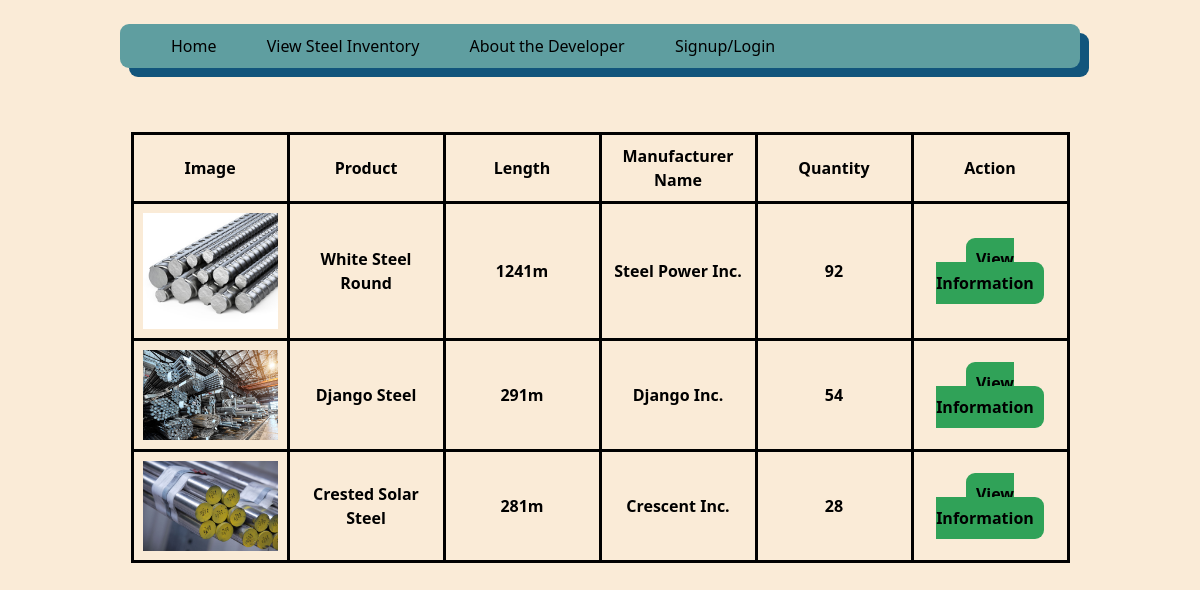
Page /Products on the earlier database version.
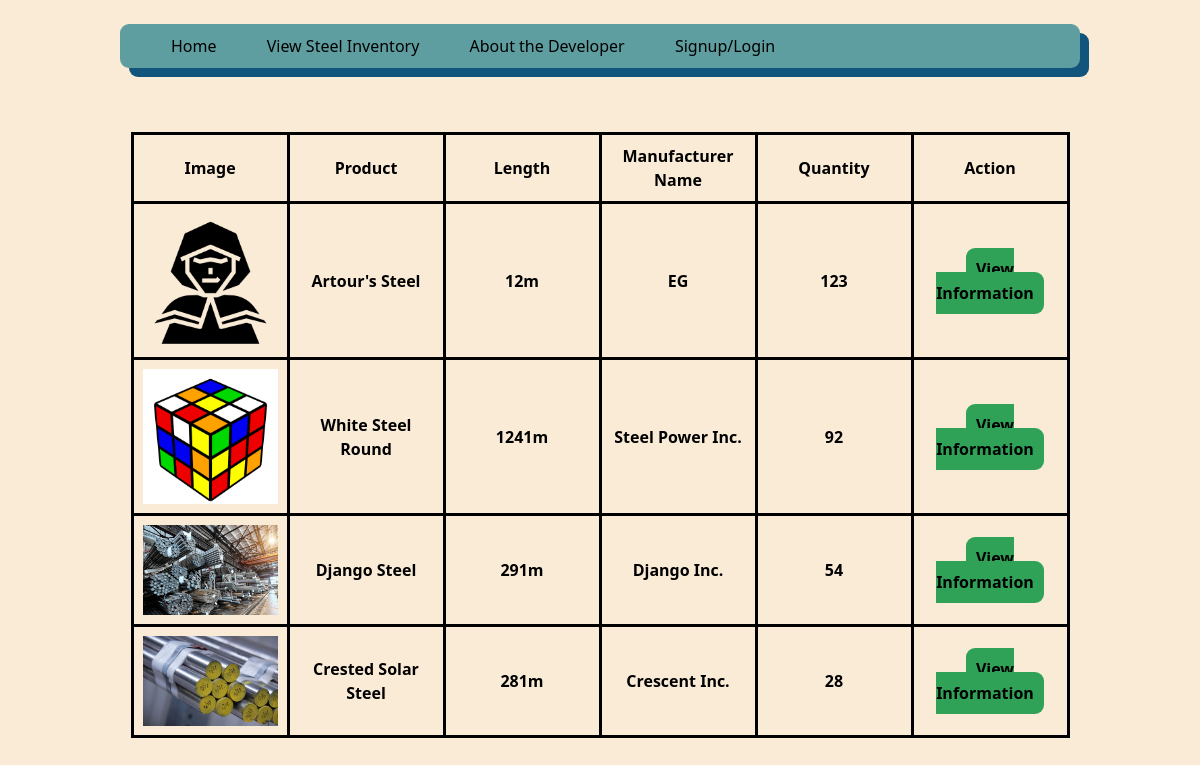
Same page on the later database version.
### Inventory/models.py (models this page shows, shortened)
class Product(models.Model): #Steels, not food
    objects = models.Manager()
    Name = models.CharField(max_length=200, unique=True)
    Image = models.ImageField(default=None, null= True, blank=True, upload_to="images/") #not have image if we dont have one, uploaded to images folder automatically
    Manufacturer = models.CharField(default=None, max_length=100)
    ManuLoc = models.CharField(default=None,max_length=255)
    Color = models.CharField(default=None, max_length=20)
    Measurement = models.CharField(default=None, max_length=30)
    Description = models.CharField(default=None, max_length=500)
    GrossWeight = models.CharField(default=None, max_length=40)
    Marks = models.CharField(default=None, null=True, max_length=300)
    Length = models.CharField(max_length=20)
    Cost = models.CharField(max_length=10) #declared value USD
    Stock = models.BigIntegerField(default=0)
    Contact = models.CharField(max_length=500)

### Inventory/views.py (the view)
# urls.py: path('Products',views.Products, name='Products'),
def Products(request):
    condition = ""
    User = Userperson.objects.all()
    P = Product.objects.filter(Stock__gte = 0).order_by('-Stock')
    if request.user.is_authenticated:
        condition = True
        if request.session.get('NAVIGATE') == "confirmorder" or request.session.get('NAVIGATE') == "confirmtrans":
            print('DELETED CACHE')
            request.session['Remarks'] = None
            request.session['productname'] = None
            request.session['OrderedPRem'] = None
            request.session['OrderPname'] = None
            request.session['manufacturer'] = None
            request.session['Order'] = None
        request.session['NAVIGATE'] = "products"
        return render(request, 'Inventory/products.html',{
            'C' : condition,
            'P':P,
            'User':User,
            'username' : request.session['user']
            })
    else:
        condition = False
        return render(request, 'Inventory/products.html',{
            'C' : condition,
            'P':P,
            'User':User,
            'url':settings.MEDIA_URL
            })

### Inventory/templates/Inventory/products.html (shortened to what this page needs)
{% extends 'Inventory/base.html' %}
{% load static %}
    {% block content %}
    <br>
    <table class="Frame w-[60vw]">
        <tr class="Header">
            <th> Image </th>
            <th> Product </th>
            <th> Length </th>
            <th> Manufacturer Name </th>
            <th> Quantity </th>
            <th> Action </th>
        </tr>
    {% if C == True %}
        {% for p in P %}
        <tr class="Header w-[25vw]">
            <th> <img src="{{ p.Image.url }}"> </th>
            <th> {{ p.Name }} </th>
            <th> {{ p.Length }} </th>
            <th> {{ p.Manufacturer }} </th>
            <th> {{ p.Stock }} </th>
            <th class="actions">
                  <a class="Button w-auto" href="{% url 'view' pk=p.pk %}"> View </a>
                  <a class="Button w-auto" href="{% url 'edit' pk=p.pk %}"> Edit Info </a>
            </th>
        </tr>
        {% endfor %}
    {% elif C == False %}
        {% for p in P %}
        <tr class="Header">
            <th> <img src="{{ p.Image.url }}"> </th>
            <th> {{ p.Name }} </th>
            <th> {{ p.Length }} </th>
            <th> {{ p.Manufacturer }} </th>
            <th> {{ p.Stock }} </th>
            <th> <a class="Button" href="{% url 'view' pk=p.pk %}" id="view"> View Information </a> </th>
        </tr>
        {% endfor %}
    {% endif %}
    </table>
    {% endblock %}

### Inventory/templates/Inventory/base.html (shortened to what this page needs)
{% load static %}
<!DOCTYPE html>
<html lang="en">
<head>
    <link rel="stylesheet" type="text/css" href="{%  static '/css/output2.css' %}">
    <link rel="stylesheet" type="text/css" href="{%  static '/css/output.css' %}">
</head>
<body>
    {% block header %}
    <br>
    <form method="POST">
        <div class="header">
            {% if C == True %}
            <a class="Home" href="{% url 'home' %}"> Home </a>
            <a class="Products" href="{% url 'Products' %}"> View Steel Inventory </a>
            <a class="About" href="{% url 'Developer' %}"> About the Developer </a>
            <a class="User" href="{% url 'User' %}"> Pending Orders </a>
            <a class="User" href="{% url 'clerk' %}"> Clerk Page </a>
            <a class="User" href="{% url 'home' %}"> Confirm orders (Not available yet) </a>
            {% elif C == False %}
            <a class="Home" href="{% url 'home' %}"> Home </a>
            <a class="Products" href="{% url 'Products' %}"> View Steel Inventory </a>
            <a class="About" href="{% url 'Developer' %}"> About the Developer </a>
            <a class="User" href="{% url 'Signup' %}"> Signup/Login </a>
            {% endif %}
        </div>
    </form>
    {% endblock %}
    {% block content %}
    {% endblock %}
</body>
</html>

Differences in the rows shown:
added Product: Image (picture), Name "Artour's Steel", Length "12m", Manufacturer "EG", Stock "123"
changed Product "White Steel Round": Image: a different picture
